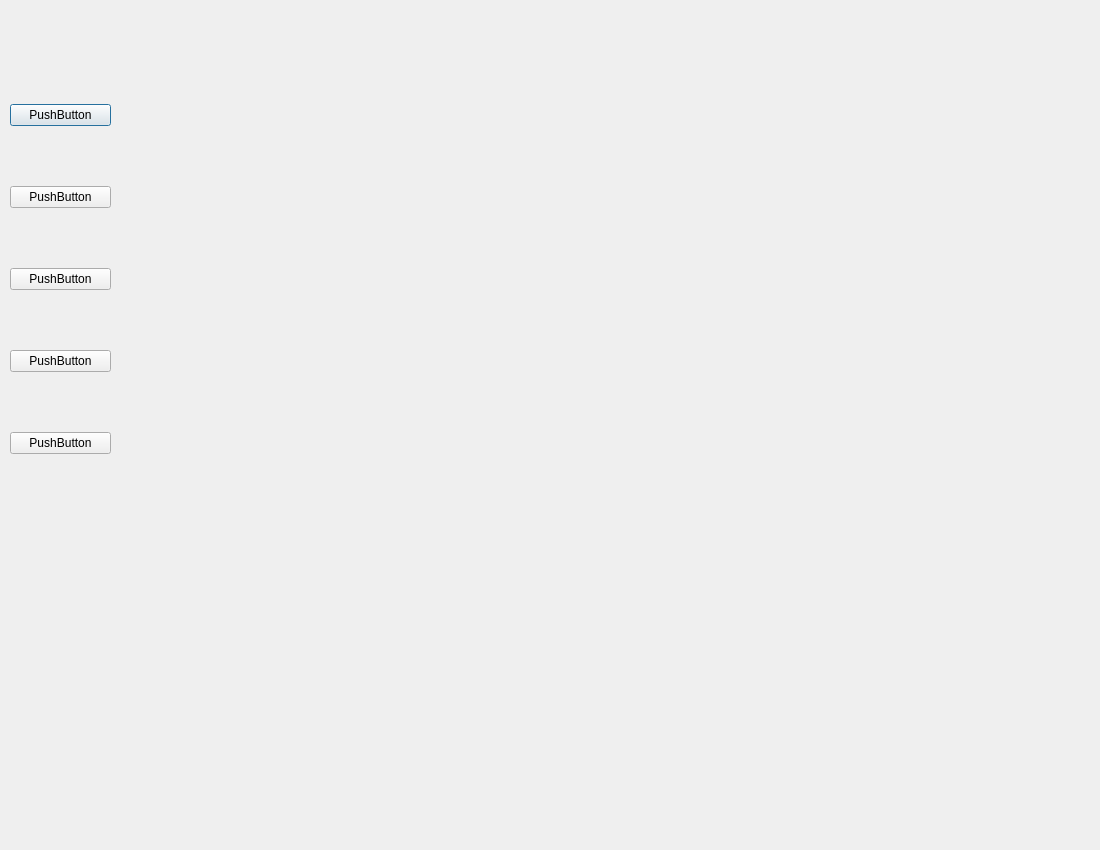
<?xml version="1.0" encoding="UTF-8"?>
<ui version="4.0">
 <class>Photoshop</class>
 <widget class="QDialog" name="Photoshop">
  <property name="geometry">
   <rect>
    <x>0</x>
    <y>0</y>
    <width>1100</width>
    <height>850</height>
   </rect>
  </property>
  <property name="windowTitle">
   <string>Dialog</string>
  </property>
  <widget class="QWidget" name="verticalLayoutWidget">
   <property name="geometry">
    <rect>
     <x>10</x>
     <y>50</y>
     <width>101</width>
     <height>461</height>
    </rect>
   </property>
   <layout class="QVBoxLayout" name="verticalLayout">
    <item>
     <widget class="QPushButton" name="pushButton_2">
      <property name="text">
       <string>PushButton</string>
      </property>
     </widget>
    </item>
    <item>
     <widget class="QPushButton" name="pushButton_4">
      <property name="text">
       <string>PushButton</string>
      </property>
     </widget>
    </item>
    <item>
     <widget class="QPushButton" name="pushButton_5">
      <property name="text">
       <string>PushButton</string>
      </property>
     </widget>
    </item>
    <item>
     <widget class="QPushButton" name="pushButton_3">
      <property name="text">
       <string>PushButton</string>
      </property>
     </widget>
    </item>
    <item>
     <widget class="QPushButton" name="pushButton">
      <property name="text">
       <string>PushButton</string>
      </property>
     </widget>
    </item>
   </layout>
  </widget>
 </widget>
 <resources/>
 <connections/>
</ui>
